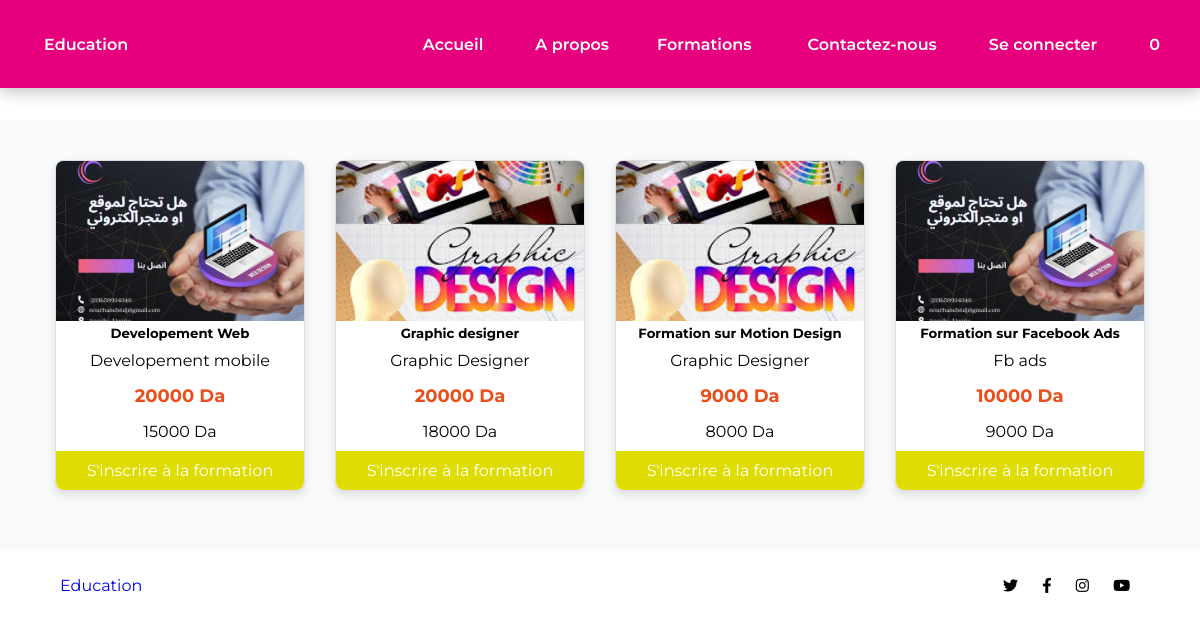
Screenshot of /espace_utilisateur/formations.php with the database file from the repository.
### tables this page shows
CREATE TABLE `formations` (
  `Id_formations` int(11) NOT NULL,
  `Id_categorie` varchar(100) NOT NULL,
  `nom_formation` varchar(191) NOT NULL,
  `description` mediumtext NOT NULL,
  `Prix` int(11) NOT NULL,
  `Prix_Promotion` int(11) NOT NULL,
  `images` varchar(191) NOT NULL,
  `date_creation` timestamp NOT NULL DEFAULT current_timestamp()
);

### espace_utilisateur/formations.php (the view, shortened to what this page needs)
<?php
require_once $_SERVER['DOCUMENT_ROOT'] . '../espace admin/php/Connexion_bdd.php';
$formations = [];
$query_formations = "SELECT f.Id_formations, f.images, f.nom_formation, c.nomcategorie, f.description, f.Prix, f.Prix_Promotion
                     FROM formations f
                     JOIN catégories c ON f.Id_categorie = c.Id_categorie";
$query_formations_run = mysqli_query($con, $query_formations);
if ($query_formations_run) {
    while ($row = mysqli_fetch_assoc($query_formations_run)) {
        $formations[] = $row;
    }
}
?>
<!DOCTYPE html>
<html lang="en">
<head>
    <link rel="stylesheet" href="https://cdnjs.cloudflare.com/ajax/libs/font-awesome/6.1.1/css/all.min.css">
    <link rel="stylesheet" href="https://cdnjs.cloudflare.com/ajax/libs/boxicons/2.0.7/css/boxicons.min.css">
    <link href="https://cdn.jsdelivr.net/npm/remixicon@3.2.0/fonts/remixicon.css" rel="stylesheet">
    <link rel="stylesheet" href="style.css">
</head>
<body>
    <header class="header">
        <nav class="nav container">
            <div class="nav__data">
                <a href="#" class="nav__logo">
                    <i class="ri-book-line"></i>Education
                </a>
            </div>
            <div class="nav__menu" id="nav-menu">
                <ul class="nav__list">
                    <li><a href="home.php" class="nav__link"><i class="ri-home-line"></i> Accueil</a></li>
                    <li><a href="A_propos.php" class="nav__link"><i class="ri-information-line"></i> A propos</a></li>
                    <li class="dropdown__item">
                        <a href="formations.php" class="nav__link">
                            Formations <i class="ri-arrow-down-s-line dropdown__arrow"></i>
                        </a>
                    </li>
                    <li><a href="contact.php" class="nav__link"><i class="ri-contacts-line"></i> Contactez-nous</a>
                    </li>
                    <li><a href="se_connecter.php" class="nav__link"><i class="ri-user-2-line"></i> Se connecter</a>
                    </li>
                    <li><a href="cart.php" class="nav__link">
                            <span id="cart-count" class="cart-count">0</span>
                        </a></li>
                </ul>
            </div>
        </nav>
    </header>
    <section class="formations">
        <?php foreach ($formations as $formation): ?>
        <div class="card-formation">
            <img src="../espace admin/uploads/<?php echo htmlspecialchars($formation['images']); ?>"
                alt="<?php echo htmlspecialchars($formation['nom_formation']); ?>">
            <h5><?php echo htmlspecialchars($formation['nom_formation']); ?></h5>
            <p><?php echo htmlspecialchars($formation['nomcategorie']); ?></p>
            <?php if (!empty($formation['Prix_Promotion'])): ?>
            <h6><?php echo htmlspecialchars($formation['Prix']); ?> Da</h6>
            <p><?php echo htmlspecialchars($formation['Prix_Promotion']); ?> Da</p>
            <?php else: ?>
            <p><?php echo htmlspecialchars($formation['Prix']); ?> Da</p>
            <?php endif; ?>
            <a href="formation_detail.php?id=<?php echo htmlspecialchars($formation['Id_formations']); ?>"
                class="buy-button">S'inscrire à la formation</a>
        </div>
        <?php endforeach; ?>
    </section>
</body>
<footer>
    <div class="footer-content">
        <div class="footer-logo">
            <a href="#" class="logo">
                <i class="ri-book-line"></i>Education
            </a>
        </div>
        <div class="social-links">
            <a href="https://twitter.com" class="social-icon"><i class="fab fa-twitter"></i></a>
            <a href="https://facebook.com" class="social-icon"><i class="fab fa-facebook-f"></i></a>
            <a href="https://instagram.com" class="social-icon"><i class="fab fa-instagram"></i></a>
            <a href="https://youtube.com" class="social-icon"><i class="fab fa-youtube"></i></a>
        </div>
    </div>
</footer>
</html>

### espace_utilisateur/style.css (style rules this page uses)
:root { --header-height: 3.5rem; --black-color:#E6007E; --black-color-light: #E6007E; --black-color-lighten: #E6007E; --white-color: #fff; --body-color: hsl(220, 100%, 97%); --body-font: "Montserrat", sans-serif; --normal-font-size: .938rem; --font-regular: 400; --font-semi-bold: 600; --z-tooltip: 10; --z-fixed: 100; }
@media screen and (min-width: 1024px) { :root { --normal-font-size: 1rem; } }
* { box-sizing: border-box; padding: 0; margin: 0; }
body { font-family: var(--body-font); font-size: var(--normal-font-size); background-color:#ffffff; height: 100%; width: 100%; margin: 0; padding: 0; overflow-x: hidden; }
ul { list-style: none; }
a { text-decoration: none; }
.container { max-width: 1120px; margin-inline: 1.5rem; }
.header { position: fixed; top: 0; left: 0; width: 100%; background-color: var(--black-color); box-shadow: 0 2px 16px hsla(220, 32%, 8%, .3); z-index: var(--z-fixed); }
.nav { height: var(--header-height); }
.nav__logo, .nav__burger, .nav__close { color: var(--white-color); }
.nav__data { height: 100%; display: flex; justify-content: space-between; align-items: center; }
.nav__logo { display: inline-flex; align-items: center; column-gap: .25rem; font-weight: var(--font-semi-bold); }
.nav__link { color: var(--white-color); background-color: var(--black-color); font-weight: var(--font-semi-bold); padding: 1.25rem 1.5rem; display: flex; justify-content: space-between; align-items: center; transition: background-color .3s; }
.dropdown__item { cursor: pointer; }
@media screen and (min-width: 1118px) { .container { margin-inline: auto; } }
@media screen and (min-width: 1118px) { .nav { height: calc(var(--header-height) + 2rem); display: flex; justify-content: space-between; } }
@media screen and (min-width: 1118px) { .nav__list { height: 100%; display: flex; column-gap: 3rem; } }
@media screen and (min-width: 1118px) { .nav__link { height: 100%; padding: 0; justify-content: initial; column-gap: .25rem; } }
@media screen and (min-width: 1118px) { .dropdown__item, .dropdown__subitem { position: relative; } }
section { padding: 100px 14% 10px; background-color: #ffffff; margin-bottom: 5px; }
.social-icon { margin: 0 10px; color: #E6007E; font-size: 24px; }
footer { background-color: #ffffff; color: rgb(0, 0, 0); padding: 20px 0; display: flex; justify-content: space-between; align-items: center; font-size: 16px; }
.footer-content { width: 90%; margin: 0 auto; display: flex; justify-content: space-between; align-items: center; }
.social-links a { color: rgb(0, 0, 0); margin-left: 10px; font-size: 15px; }
.buy-button { color: white; padding: 10px 20px; text-align: center; text-decoration: none; display: inline-block; font-size: 16px; cursor: pointer; border-radius: 5px; border: none; transition: background-color 0.3s, box-shadow 0.3s; }
.formations { margin-top: 10%; display: flex; flex-wrap: wrap; justify-content: space-around; padding: 40px; background-color: #f8f9fa; }
.card-formation { width: 250px; background-color: #ffffff; border: 1px solid #ddd; border-radius: 8px; margin-bottom: 20px; box-shadow: 0 4px 8px rgba(0, 0, 0, 0.1); text-align: center; overflow: hidden; transition: transform 0.3s ease; }
.card-formation img { width: 100%; height: 160px; object-fit: cover; }
.card-formation p { color: #000000; font-size: 16px; padding: 10px 15px; margin: 0; }
.card-formation h6 { color: #E94E1B; font-size: 18px; margin: 5px 0; }
.buy-button { background-color: #DEDC00; color: white; border: none; padding: 10px 20px; cursor: pointer; width: 100%; border-radius: 0 0 8px 8px; font-size: 16px; transition: background-color 0.3s, transform 0.3s; }

### rows the page displays
formations: images (picture), nom_formation "Developement Web", Id_categorie.nomcategorie "Developement mobile", Prix "20000", Prix_Promotion "15000"
formations: images (picture), nom_formation "Graphic designer", Id_categorie.nomcategorie "Graphic Designer", Prix "20000", Prix_Promotion "18000"
formations: images (picture), nom_formation "Formation sur Motion Design", Id_categorie.nomcategorie "Graphic Designer", Prix "9000", Prix_Promotion "8000"
formations: images (picture), nom_formation "Formation sur Facebook Ads", Id_categorie.nomcategorie "Fb ads", Prix "10000", Prix_Promotion "9000"
